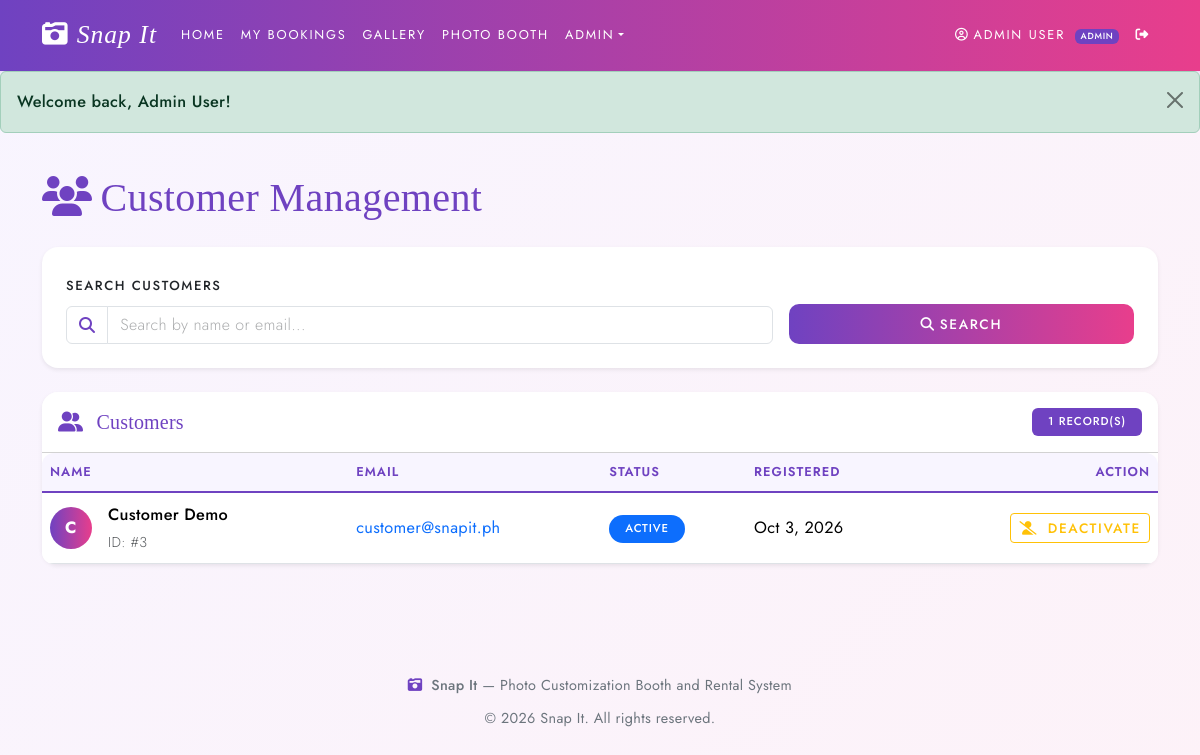
The page /admin/customers.php (signed in) on the database its author committed.
### tables this page shows
CREATE TABLE IF NOT EXISTS users (
    user_id INT PRIMARY KEY AUTO_INCREMENT,
    name VARCHAR(150) NOT NULL,
    email VARCHAR(150) NOT NULL UNIQUE,
    password VARCHAR(255) NOT NULL,
    role ENUM('customer','staff','admin') NOT NULL DEFAULT 'customer',
    status ENUM('active','inactive') NOT NULL DEFAULT 'active',
    created_at DATETIME NOT NULL DEFAULT CURRENT_TIMESTAMP
);

### includes/functions.php (called while the page is built, shortened)
<?php
function e($str) {
    return htmlspecialchars((string)$str, ENT_QUOTES, 'UTF-8');
}
function status_badge_class($status) {
    $map = [
        'pending' => 'bg-warning text-dark',
        'confirmed' => 'bg-info text-dark',
        'paid' => 'bg-success',
        'completed' => 'bg-secondary',
        'cancelled' => 'bg-danger',
        'active' => 'bg-primary',
        'inactive' => 'bg-secondary',
        'printed' => 'bg-success',
        'error' => 'bg-danger',
    ];
    return $map[strtolower($status)] ?? 'bg-secondary';
}
function format_date($dateStr, $withTime = false) {
    $ts = strtotime($dateStr);
    return date('M j, Y', $ts);
}

### admin/customers.php (the view, shortened to what this page needs)
<?php
require_once __DIR__ . '/../includes/functions.php';
require_once __DIR__ . '/../includes/config.php';
$search = $_GET['search'] ?? '';
$search_term = "%{$search}%";
if (!empty($search)) {
    $stmt = mysqli_prepare($conn, "
        SELECT user_id, name, email, status, created_at
        FROM users
        WHERE role = 'customer' AND (name LIKE ? OR email LIKE ?)
        ORDER BY created_at DESC
    ");
    mysqli_stmt_bind_param($stmt, 'ss', $search_term, $search_term);
} else {
    $stmt = mysqli_prepare($conn, "
        SELECT user_id, name, email, status, created_at
        FROM users
        WHERE role = 'customer'
        ORDER BY created_at DESC
    ");
}
mysqli_stmt_execute($stmt);
$customers = mysqli_stmt_get_result($stmt);
include __DIR__ . '/../includes/header.php';
include __DIR__ . '/../includes/alert.php';
?>
<section class="container py-4">
    <h1 class="fw-bold mb-4" style="color:#6f42c1">
        <i class="fa-solid fa-users me-2"></i>Customer Management
    </h1>
    <div class="card border-0 shadow-sm mb-4">
        <div class="card-body p-4">
            <form method="GET" class="row g-3 align-items-end">
                <div class="col-md-8">
                    <label class="form-label fw-semibold">Search Customers</label>
                    <div class="input-group">
                        <span class="input-group-text bg-white">
                            <i class="fa-solid fa-magnifying-glass" style="color:#6f42c1"></i>
                        </span>
                        <input type="text" name="search" class="form-control"
                            placeholder="Search by name or email..."
                            value="<?= e($search) ?>">
                    </div>
                </div>
                <div class="col-md-4 d-flex gap-2">
                    <button type="submit" class="btn btn-snapit flex-grow-1">
                        <i class="fa-solid fa-search me-1"></i>Search
                    </button>
                </div>
            </form>
        </div>
    </div>
    <div class="card border-0 shadow-sm">
        <div class="card-header bg-white py-3">
            <div class="d-flex justify-content-between align-items-center">
                <h5 class="fw-bold mb-0" style="color:#6f42c1">
                    <i class="fa-solid fa-user-group me-2"></i>
                    Customers
                </h5>
                <span class="badge badge-snapit px-3 py-2">
                    <?= e(mysqli_num_rows($customers)) ?> record(s)
                </span>
            </div>
        </div>
        <div class="card-body p-0">
            <div class="table-responsive">
                <table class="table table-hover mb-0 align-middle">
                    <thead>
                        <tr>
                            <th>Name</th>
                            <th>Email</th>
                            <th>Status</th>
                            <th>Registered</th>
                            <th class="text-end">Action</th>
                        </tr>
                    </thead>
                    <tbody>
                        <?php if (mysqli_num_rows($customers) > 0): ?>
                            <?php while ($c = mysqli_fetch_assoc($customers)): ?>
                                <tr>
                                    <td>
                                        <div class="d-flex align-items-center">
                                            <div class="rounded-circle d-flex align-items-center justify-content-center me-3"
                                                 style="width:42px;height:42px;background:linear-gradient(90deg,#6f42c1,#e83e8c);color:#fff;font-weight:700">
                                                <?= e(strtoupper(substr($c['name'], 0, 1))) ?>
                                            </div>
                                            <div>
                                                <div class="fw-bold"><?= e($c['name']) ?></div>
                                                <div class="small text-muted">ID: #<?= e((int)$c['user_id']) ?></div>
                                            </div>
                                        </div>
                                    </td>
                                    <td>
                                        <a href="mailto:<?= e($c['email']) ?>" class="text-decoration-none">
                                            <?= e($c['email']) ?>
                                        </a>
                                    </td>
                                    <td>
                                        <span class="badge rounded-pill px-3 py-2 <?= e(status_badge_class($c['status'])) ?>">
                                            <?= e(ucfirst($c['status'])) ?>
                                        </span>
                                    </td>
                                    <td><?= e(format_date($c['created_at'])) ?></td>
                                    <td class="text-end">
                                        <form method="POST" class="d-inline"
                                              onsubmit="return confirm('Toggle customer status?');">
                                            <button type="submit"
                                                class="btn btn-sm <?= $c['status'] === 'active' ? 'btn-outline-warning' : 'btn-outline-success' ?>">
                                                <i class="fa-solid <?= $c['status'] === 'active' ? 'fa-user-slash' : 'fa-user-check' ?> me-1"></i>
                                                <?= $c['status'] === 'active' ? 'Deactivate' : 'Activate' ?>
                                            </button>
                                        </form>
                                    </td>
                                </tr>
                            <?php endwhile; ?>
                        <?php endif; ?>
                    </tbody>
                </table>
            </div>
        </div>
    </div>
</section>
<?php include __DIR__ . '/../includes/footer.php'; ?>

### includes/style/style.css (style rules this page uses)
:root { --snapit-primary: #6f42c1; --snapit-secondary: #e83e8c; --snapit-accent: #fd7e14; --snapit-dark: #1f1b2e; --snapit-light: #f8f5ff; }
body { font-family: var(--font-body); background: linear-gradient(135deg, #f8f5ff 0%, #fdf2f8 100%); min-height: 100vh; }
.btn-snapit { background: linear-gradient(90deg, var(--snapit-primary), var(--snapit-secondary)); color: #fff; border: none; border-radius: 10px; padding: 10px 22px; font-weight: 600; transition: opacity 0.2s ease; }
.badge-snapit { background: var(--snapit-primary); color: #fff; }
.card { border-radius: 16px; border: 1px solid rgba(111, 66, 193, 0.08); }
.card-header { border-radius: 16px 16px 0 0 !important; }
.table { background: #fff; border-radius: 12px; overflow: hidden; }
.table thead th { background: var(--snapit-light); color: var(--snapit-primary); font-weight: 600; border-bottom: 2px solid var(--snapit-primary); }
:root { --font-display: 'Playfair Display', 'Bodoni Moda', Georgia, 'Times New Roman', serif; --font-body: 'Jost', 'Segoe UI', Tahoma, Geneva, Verdana, sans-serif; --snapit-gold: #c9a96e; --bs-body-font-family: var(--font-body); --bs-body-font-size: 1.02rem; --bs-body-font-weight: 400; --bs-body-line-height: 1.75; }
body { font-family: var(--font-body); font-weight: 400; line-height: 1.75; letter-spacing: 0.02em; -webkit-font-smoothing: antialiased; -moz-osx-font-smoothing: grayscale; }
h1, h2, h3, h4, h5, h6, .h1, .h2, .h3, .h4, .h5, .h6, .display-1, .display-2, .display-3, .display-4, .display-5, .display-6, .card-title, .modal-title, .accordion-button { font-family: var(--font-display); font-weight: 500; letter-spacing: 0.01em; line-height: 1.25; font-variant-numeric: lining-nums; font-feature-settings: "lnum" 1; }
input, select, textarea, button, .form-control, .form-select, .form-label, .form-text, .form-check-label, .input-group-text, .btn, .badge, .dropdown-item, .nav-link, .table, .alert, .page-link, .list-group-item { font-family: var(--font-body); }
.form-control, .form-select, textarea { font-weight: 400; font-size: 1rem; letter-spacing: 0.02em; }
.form-control::placeholder, textarea::placeholder { font-weight: 300; opacity: 0.5; }
.form-label { font-weight: 500; font-size: 0.82rem; text-transform: uppercase; letter-spacing: 0.12em; }
.btn { font-weight: 500; font-size: 0.85rem; text-transform: uppercase; letter-spacing: 0.12em; }
.badge { font-weight: 500; letter-spacing: 0.08em; text-transform: uppercase; font-size: 0.7em; }
.table th { font-weight: 500; text-transform: uppercase; letter-spacing: 0.08em; font-size: 0.8rem; }
.fw-bold, .fw-bolder, .fw-semibold { font-weight: 500 !important; }
.text-muted, .small, small { font-weight: 300; }

### rows shown on the page
users: name "C", name "Customer Demo", user_id "3", email "customer@snapit.ph", status "ACTIVE", created_at "Oct 3, 2026", shows "DEACTIVATE"

### other values the page prints
$_SESSION['name'] "ADMIN USER"
$_SESSION['role'] "ADMIN"
$flash['message'] "Welcome back, Admin User!"
mysqli_num_rows($customers) "1"
